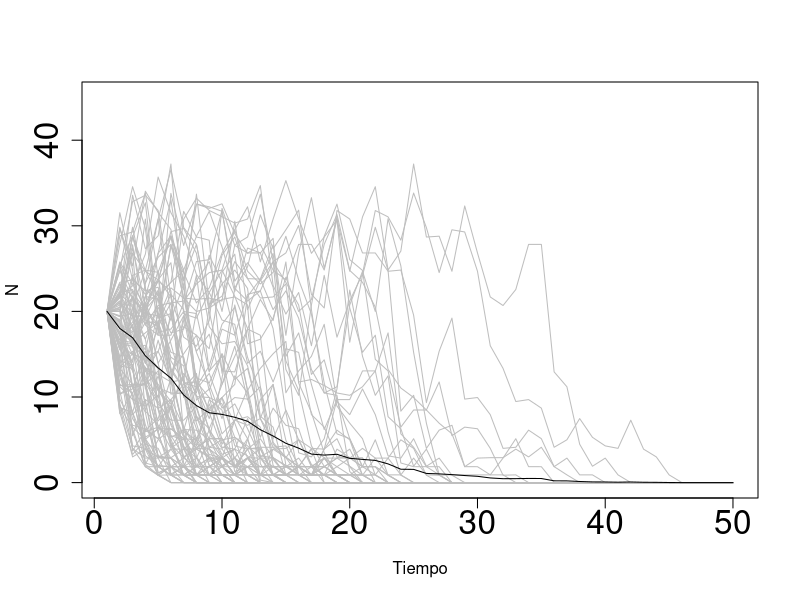

Recreate this plot in R.
r <- 0.025; K <- 40; M <- 5
c <- 0.25

N0 <- 20

N <- matrix(0, ncol = 50, nrow = 100)
N[, 1] <- N0

for(i in 1:nrow(N)){
  for(t in 2:50){
    n <- rpois(1, N[i, t-1])  # Tau leap
    C <- rpois(1, c * N[i, t-1])
    
    dN <- r*n*(1-n/K)*(n-M) - C
    
    while((n + dN) < 0){
      n <- rpois(1, N[i, t-1])  # Tau leap
      C <- rpois(1, c * N[i, t-1])
      
      dN <- r*n*(1-n/K)*(n-M) - C
    }
    
    N[i, t] <- n + dN
  }
}


N.df <- data.frame(t(N))

N.m <- rowMeans(N.df)

plot(1:50, N.df[,1], type = "l", ylim = c(0, 45),
     xlab = "Tiempo", ylab = "N", cex.axis = 2, lwd = 1,
     col = "grey")
for(i in 2:nrow(N))lines(1:50, N.df[,i], col = "grey", lwd = 1)
lines(1:50, N.m)
